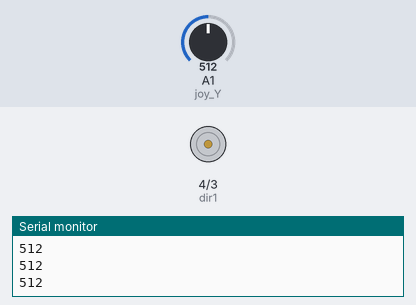
Bench run of a sketch on a simulated Arduino Uno, built with avr-gcc and run on an emulated ATmega328P. Parts: motor-driver pin pairs drawn as motors (green arrow = first pin HIGH = forward, orange = second pin HIGH = backward, longer = more drive, scaled by the enable pin), the last lines printed to the serial monitor. Inputs (shaded band) come from the test bench; at power-on: A1 (joy_Y) = 512.

Above: at 1.2 s.
1.3 s: A1 (joy_Y) set to 716
At 1.7 s:
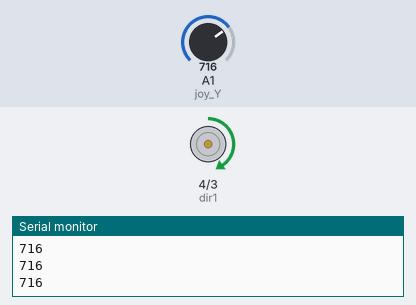
2.8 s: A1 (joy_Y) set to 900
At 4.0 s:
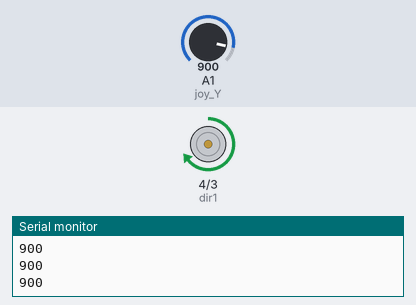
4.3 s: A1 (joy_Y) set to 511
At 5.2 s:
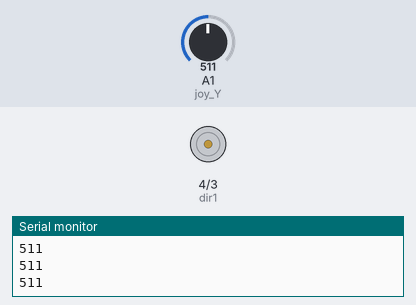
5.8 s: A1 (joy_Y) set to 501
At 6.4 s:
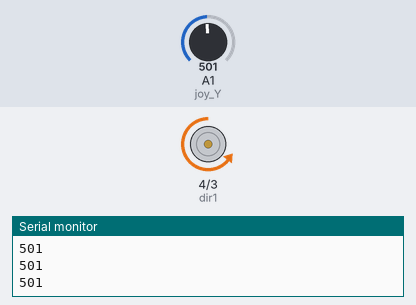
7.3 s: A1 (joy_Y) set to 522
At 8.5 s:
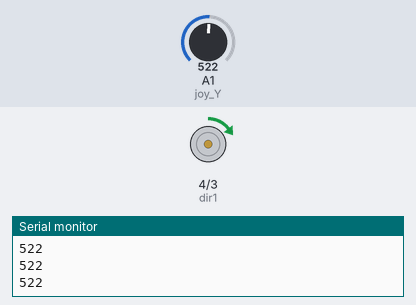
8.8 s: A1 (joy_Y) set to 306
At 9.9 s:
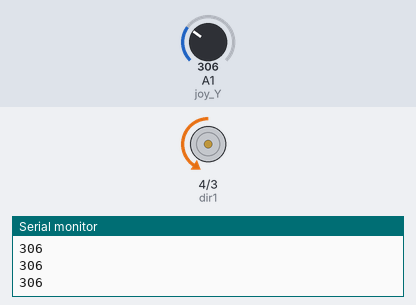
Timing chart, 0 to 11.3 s (numbered marks = the images above; inputs shaded):
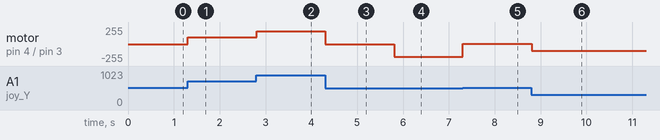

The sketch:

DCmotorJOYSTIVKlab04_copy_20231120165258.ino
```cpp
/*
DC motor controled by Joystick (speed&direction)

The Main Purpose:
The main purpose was learn motor control by using to control the speed and direction of a DC motor/

The Main Theme:
The main theme was using the analog input from the joystick to control the analog output to the IN2 pin and the digital output to the EN and IN1 pin on the L293D motor driver.
The motor driver is what controls the speed and direction  amung other things of the DC motor it is attched to.
The analog input controls those pins specificaly because the IN2 pin controls speed  and the IN1 and EN1 pin control direction.
The IN2 pin is attached to an  output because it must output a range of voltages so the motor can run differnt speeds.
The  IN1 and EN1 are digital out puts becuase the direction depnding on which one receives power.
The analog value is converted into a spped value with a direction is by converting the analog value (0,1023) To (-255,255).
The range of [-255, 255] was chosen because it allows for controlof the speed and direction of a motor using PWM.
Positive values make the motor go forward, zero stops it, and negative values make it reverse.
This range works with Arduino's analogWrite.


*/

//Ppin numbers for motor control and joystick input are deifined below.

int speedPin = 5;             // Motor speed control pin.
int dir1 = 4;                 // Motor direction control pin 1.
int dir2 = 3;                 // Motor direction control pin 2.
int speed;                    // Variable for motor speed.
int joy_Y = A1;               // Joystick Y_ axis input pin.
int joyVal;                   // Variable to store ananlog value joystick value.

void setup() {

  pinMode(speedPin, OUTPUT);  // Set speedPin as an output.
  pinMode(dir1, OUTPUT);      // Set dir1 as an output.
  pinMode(dir2, OUTPUT);      // Set dir2 as an output.
  pinMode(joy_Y, INPUT);      // Set jPin as an input.
  Serial.begin(9600);         // Initialize serial communication at 9600 baud.
}

void loop() {

  joyVal = analogRead(joy_Y);    // Read the analog value from the pin y axis of joystick is attached to.

  Serial.println(joyVal);      // Print the analog joystick value to the serial monitor.

  // Check if the joystick value is less than 512 if so do whats within {}
  if (joyVal < 512) {
    digitalWrite(dir1, LOW);  // Set dir1 to LOW.
    digitalWrite(dir2, HIGH); // Set dir2 to HIGH.
    float speed = -255. / 512. * joyVal + 255.;  // Calculate motor speed based on the joystick value.
    analogWrite(speedPin, speed);  // Set the motor speed using PWM.
  }

  // Check if the joystick value is greater than or equal to 512 if so do what within {}
  if (joyVal >= 512) {
    digitalWrite(dir1, HIGH);      // Set dir1 to HIGH.
    digitalWrite(dir2, LOW);       // Set dir2 to LOW.
    float speed = (255. / 512.) * joyVal - 255.;  // Calculate motor speed based on the joysticks anolog value read.
    analogWrite(speedPin, speed);  //  Send
  }
}
```

Measured:
- the behaviour switches between 510 and 509 on A1 (joy_Y) (found by bisection; images 3 and 4)
- after the input at 1.3 s, motor on pin 4 (dir1) / pin 3 (dir2): stopped → forward 101/255 at once
- after the input at 2.8 s, motor on pin 4 (dir1) / pin 3 (dir2): forward 101/255 → forward 193/255 at once
- after the input at 4.3 s, motor on pin 4 (dir1) / pin 3 (dir2): forward 193/255 → stopped at once
- after the input at 5.8 s, motor on pin 4 (dir1) / pin 3 (dir2): stopped → backward 193/255 at once
- after the input at 7.3 s, motor on pin 4 (dir1) / pin 3 (dir2): backward 193/255 → forward 4/255 at once
- after the input at 8.8 s, motor on pin 4 (dir1) / pin 3 (dir2): forward 4/255 → backward 102/255 at once
